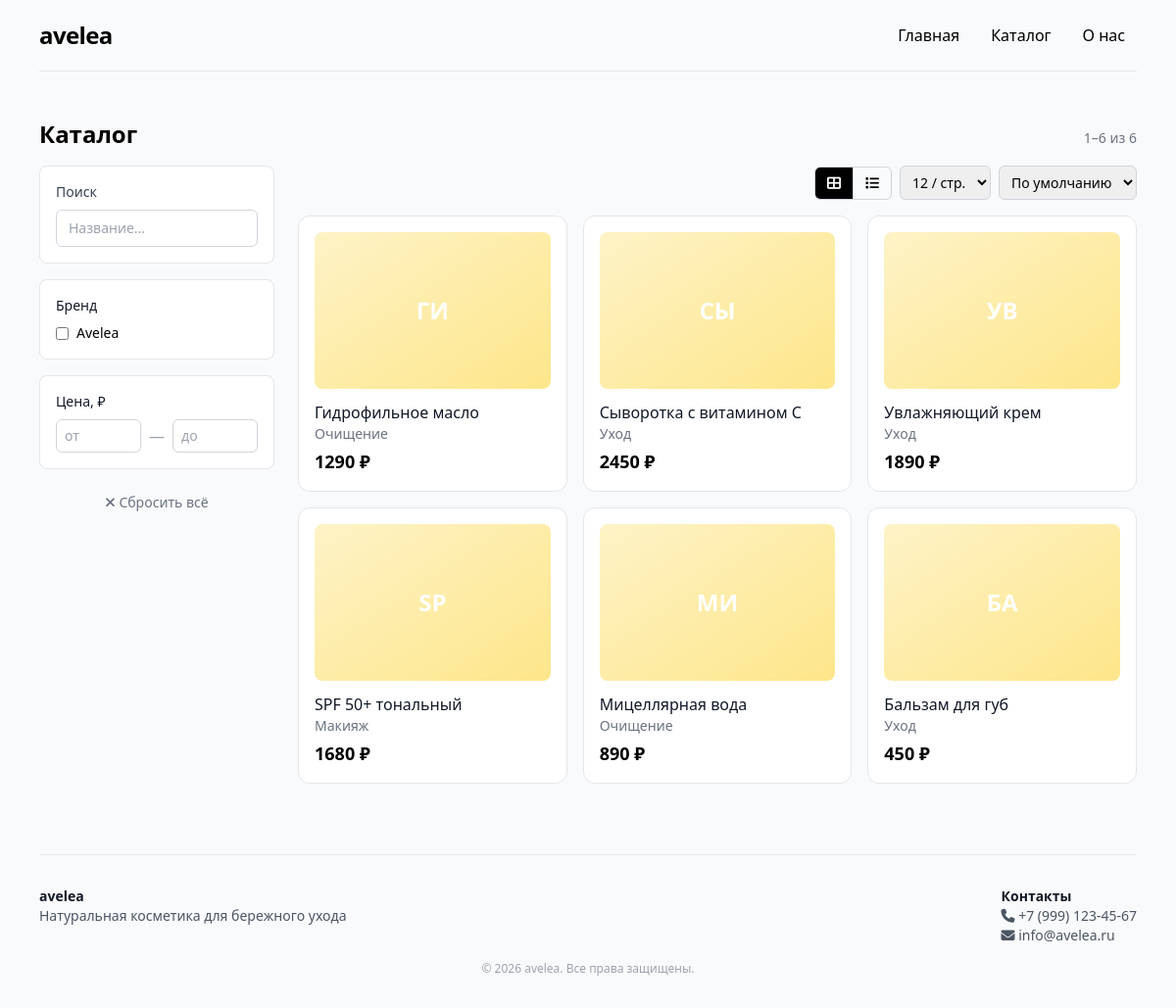
The app's page /catalog, older data.
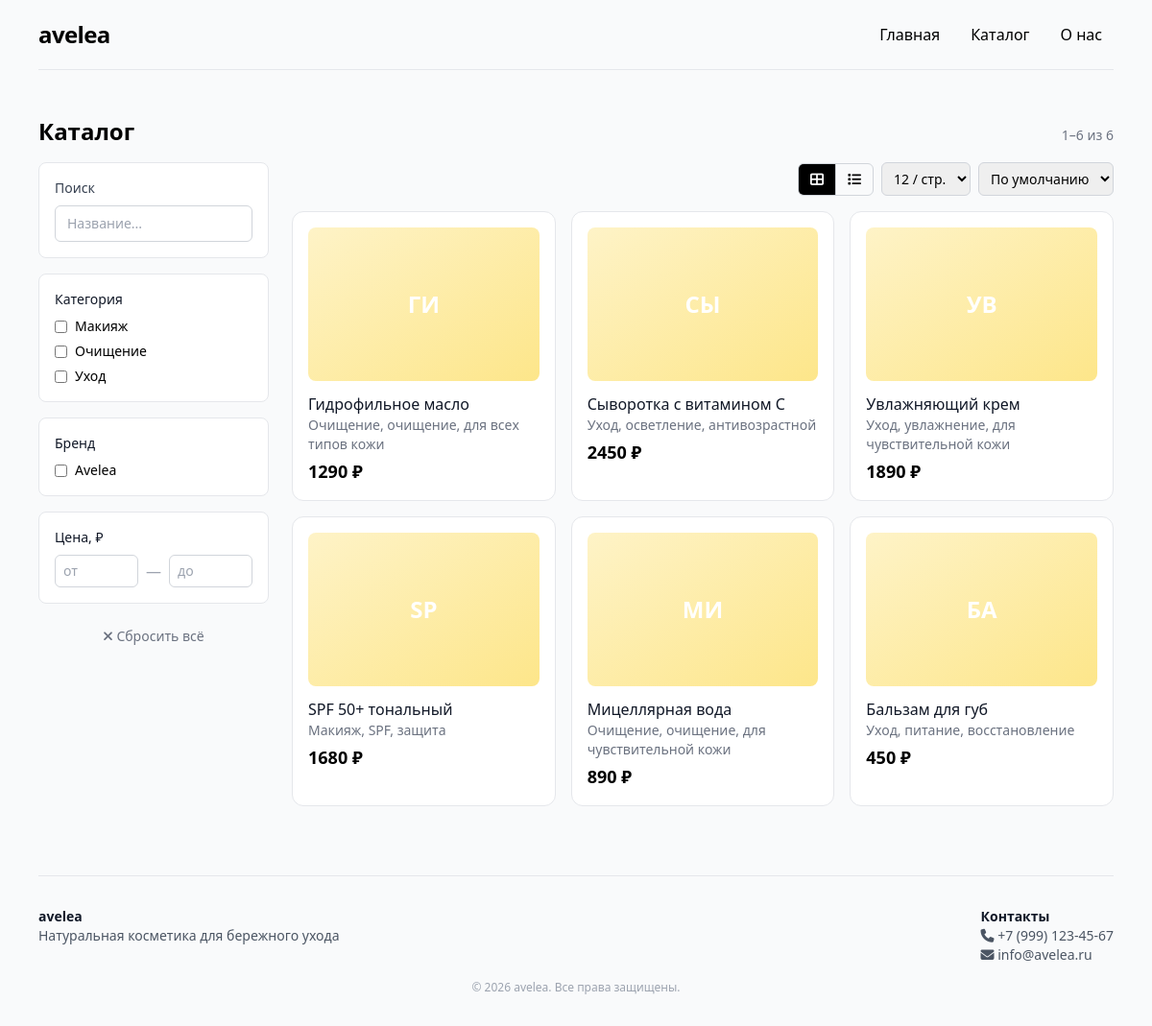
The same page, newer data.
### app/models.py (models this page shows)
class Product(Base):
    __tablename__ = "products"
    id = Column(Integer, primary_key=True, index=True)
    name = Column(String(200), nullable=False)
    category = Column(String(300), nullable=True)
    brand = Column(String(100), nullable=True)
    price = Column(Integer, nullable=False)
    popular = Column(Boolean, default=False)
    description = Column(Text, nullable=True)
    volume = Column(String(50), nullable=True)
    image = Column(String(200), nullable=True)
    tags = Column(String(200), nullable=True)

class Category(Base):
    __tablename__ = "categories"
    id = Column(Integer, primary_key=True, index=True)
    name = Column(String(100), unique=True, nullable=False, index=True)

### app/main.py (the view)
@app.get("/catalog", response_class=HTMLResponse)
async def catalog(request: Request, db: Session = Depends(get_db)):
    params = request.query_params
    q = (params.get("q") or "").strip()
    selected_categories = params.getlist("category")
    selected_brands = params.getlist("brand")
    price_min = params.get("price_min") or ""
    price_max = params.get("price_max") or ""
    sort = params.get("sort") or ""
    view = params.get("view") or "grid"
    if view not in ("grid", "list"):
        view = "grid"
    try:
        per_page = int(params.get("per_page") or ALLOWED_PER_PAGE[0])
    except ValueError:
        per_page = ALLOWED_PER_PAGE[0]
    if per_page not in ALLOWED_PER_PAGE:
        per_page = ALLOWED_PER_PAGE[0]
    try:
        page = int(params.get("page") or 1)
    except ValueError:
        page = 1
    if page < 1:
        page = 1
    query = db.query(Product)
    if q:
        query = query.filter(Product.name.ilike(f"%{q}%"))
    if selected_categories:
        query = query.filter(or_(*[Product.category.ilike(f"%{c}%") for c in selected_categories]))
    if selected_brands:
        query = query.filter(Product.brand.in_(selected_brands))
    if price_min:
        try:
            query = query.filter(Product.price >= int(price_min))
        except ValueError:
            pass
    if price_max:
        try:
            query = query.filter(Product.price <= int(price_max))
        except ValueError:
            pass
    if sort == "price_asc":
        query = query.order_by(Product.price.asc())
    elif sort == "price_desc":
        query = query.order_by(Product.price.desc())
    elif sort == "name":
        query = query.order_by(Product.name.asc())
    elif sort == "popular":
        query = query.order_by(Product.popular.desc(), Product.id.asc())
    else:
        query = query.order_by(Product.id.asc())
    total_count = query.count()
    total_pages = max(1, (total_count + per_page - 1) // per_page)
    if page > total_pages:
        page = total_pages
    products = query.offset((page - 1) * per_page).limit(per_page).all()
    all_categories = [c.name for c in db.query(Category).order_by(Category.name).all()]
    all_brands = [b[0] for b in db.query(Product.brand).distinct().all() if b[0]]
    active_filters = []
    if q:
        active_filters.append({"label": f"Поиск: {q}", "remove_url": build_filter_url(params, "q")})
    for c in selected_categories:
        active_filters.append({"label": c, "remove_url": build_filter_url(params, "category", c)})
    for b in selected_brands:
        active_filters.append({"label": b, "remove_url": build_filter_url(params, "brand", b)})
    if price_min:
        active_filters.append({"label": f"от {price_min} ₽", "remove_url": build_filter_url(params, "price_min")})
    if price_max:
        active_filters.append({"label": f"до {price_max} ₽", "remove_url": build_filter_url(params, "price_max")})
    start_idx = (page - 1) * per_page + 1 if total_count else 0
    end_idx = min(page * per_page, total_count)
    return templates.TemplateResponse("catalog.html", {
        "request": request,
        "products": products,
        "total_count": total_count,
        "start_idx": start_idx,
        "end_idx": end_idx,
        "categories": all_categories,
        "brands": all_brands,
        "selected_categories": selected_categories,
        "selected_brands": selected_brands,
        "price_min": price_min,
        "price_max": price_max,
        "q": q,
        "sort": sort,
        "view": view,
        "per_page": per_page,
        "per_page_options": ALLOWED_PER_PAGE,
        "page": page,
        "total_pages": total_pages,
        "page_items": make_page_items(page, total_pages, params),
        "active_filters": active_filters,
        "reset_url": build_reset_url(view, per_page),
    })

### app/templates/catalog.html (shortened to what this page needs)
{% extends "base.html" %}
{% block content %}
<div class="flex flex-wrap items-baseline justify-between gap-3 mb-4">
    <h2 class="text-2xl font-semibold">Каталог</h2>
    <span class="text-sm text-gray-500">
        {% if total_count %}
            {{ start_idx }}–{{ end_idx }} из {{ total_count }}
        {% else %}
            Ничего не найдено
        {% endif %}
    </span>
</div>
<form method="get" action="/catalog" id="filters-form" autocomplete="off">
    <div class="grid grid-cols-1 md:grid-cols-[240px_1fr] gap-6">
        <aside class="space-y-4">
            <div class="bg-white border border-gray-200 rounded-lg p-4">
                <label class="block text-sm font-medium text-gray-700 mb-2">Поиск</label>
                <input type="search" name="q" value="{{ q }}" placeholder="Название..."
                       autocomplete="off"
                       class="w-full border border-gray-300 rounded-md px-3 py-2 text-sm focus:outline-none focus:ring-2 focus:ring-black">
            </div>
            {% if categories %}
            <div class="bg-white border border-gray-200 rounded-lg p-4">
                <h3 class="font-medium text-sm text-gray-900 mb-2">Категория</h3>
                <div class="space-y-1.5">
                    {% for cat in categories %}
                    <label class="flex items-center gap-2 text-sm cursor-pointer hover:text-black">
                        <input type="checkbox" name="category" value="{{ cat }}"
                               autocomplete="off"
                               onchange="this.form.submit()"
                               class="rounded border-gray-300 text-black focus:ring-black">
                        {{ cat }}
                    </label>
                    {% endfor %}
                </div>
            </div>
            {% endif %}
            {% if brands %}
            <div class="bg-white border border-gray-200 rounded-lg p-4">
                <h3 class="font-medium text-sm text-gray-900 mb-2">Бренд</h3>
                <div class="space-y-1.5">
                    {% for brand in brands %}
                    <label class="flex items-center gap-2 text-sm cursor-pointer hover:text-black">
                        <input type="checkbox" name="brand" value="{{ brand }}"
                               autocomplete="off"
                               onchange="this.form.submit()"
                               class="rounded border-gray-300 text-black focus:ring-black">
                        {{ brand }}
                    </label>
                    {% endfor %}
                </div>
            </div>
            {% endif %}
            <div class="bg-white border border-gray-200 rounded-lg p-4">
                <h3 class="font-medium text-sm text-gray-900 mb-2">Цена, ₽</h3>
                <div class="flex gap-2 items-center">
                    <input type="number" name="price_min" value="{{ price_min }}" placeholder="от" min="0"
                           autocomplete="off"
                           class="w-full border border-gray-300 rounded-md px-2 py-1.5 text-sm focus:outline-none focus:ring-2 focus:ring-black"
                           onchange="this.form.submit()">
                    <span class="text-gray-400">—</span>
                    <input type="number" name="price_max" value="{{ price_max }}" placeholder="до" min="0"
                           autocomplete="off"
                           class="w-full border border-gray-300 rounded-md px-2 py-1.5 text-sm focus:outline-none focus:ring-2 focus:ring-black"
                           onchange="this.form.submit()">
                </div>
            </div>
            <a href="{{ reset_url }}"
               onclick="event.preventDefault(); document.getElementById('filters-form').reset(); window.location.href='{{ reset_url }}';"
               class="block text-center text-sm text-gray-500 hover:text-black py-2 cursor-pointer">
                <i class="fas fa-times"></i> Сбросить всё
            </a>
        </aside>
        <div>
            <div class="flex flex-wrap items-start justify-between gap-3 mb-4">
                <div class="flex flex-wrap items-center gap-2">
                    <div class="inline-flex border border-gray-300 rounded-md overflow-hidden">
                        <label class="cursor-pointer">
                            <span class="px-3 py-1.5 text-sm inline-block
                                         peer-checked:bg-black peer-checked:text-white hover:bg-gray-100">
                                <i class="fas fa-th-large"></i>
                            </span>
                        </label>
                        <label class="cursor-pointer">
                            <span class="px-3 py-1.5 text-sm inline-block border-l border-gray-300
                                         peer-checked:bg-black peer-checked:text-white hover:bg-gray-100">
                                <i class="fas fa-list"></i>
                            </span>
                        </label>
                    </div>
                    <select name="per_page" onchange="this.form.submit()" autocomplete="off"
                            title="Товаров на странице"
                            class="border border-gray-300 rounded-md px-2 py-1.5 text-sm focus:outline-none focus:ring-2 focus:ring-black">
                        {% for n in per_page_options %}
                        <option value="{{ n }}" {% if per_page == n %}selected{% endif %}>{{ n }} / стр.</option>
                        {% endfor %}
                    </select>
                    <select name="sort" onchange="this.form.submit()" autocomplete="off"
                            class="border border-gray-300 rounded-md px-2 py-1.5 text-sm focus:outline-none focus:ring-2 focus:ring-black">
                        <option value=""           {% if not sort %}selected{% endif %}>По умолчанию</option>
                    </select>
                </div>
            </div>
            {% if products %}
                {% if view == 'grid' %}
                <div class="grid grid-cols-2 lg:grid-cols-3 gap-4">
                    {% for product in products %}
                    <a href="/product/{{ product.id }}"
                       class="border border-gray-200 rounded-xl overflow-hidden hover:shadow-md transition bg-white p-4 block">
                        {% if product.image %}
                        <img src="{{ product.image }}" alt="{{ product.name }}"
                             class="w-full h-40 object-cover rounded-lg mb-3">
                        {% else %}
                        <div class="w-full h-40 bg-gradient-to-br from-amber-100 to-amber-200 rounded-lg mb-3 flex items-center justify-center text-2xl font-bold text-white">
                            {{ product.name[:2].upper() }}
                        </div>
                        {% endif %}
                        <h3 class="font-medium text-gray-900">{{ product.name }}</h3>
                        <p class="text-sm text-gray-500">
                            {{ product.category.replace(',', ', ') if product.category else "" }}
                        </p>
                        <p class="text-lg font-semibold mt-1">{{ product.price|int }} ₽</p>
                    </a>
                    {% endfor %}
                </div>
                {% endif %}
            {% endif %}
        </div>
    </div>
</form>
{% endblock %}

### app/templates/base.html (shortened to what this page needs)
<!DOCTYPE html>
<html lang="ru">
<head>
    <script src="https://cdn.tailwindcss.com"></script>
    <link rel="stylesheet" href="https://cdnjs.cloudflare.com/ajax/libs/font-awesome/6.7.1/css/all.min.css">
</head>
<body class="bg-gray-50">
    <div class="container mx-auto px-4 max-w-6xl">
        <nav class="flex flex-wrap items-center justify-between py-4 border-b border-gray-200 mb-6">
            <a href="/" class="text-2xl font-semibold tracking-tight hover:opacity-80">
                avelea
            </a>
            <div class="flex gap-1 sm:gap-2 flex-wrap items-center">
                <a href="/" class="px-3 py-2 rounded-lg hover:bg-gray-100 text-sm sm:text-base">Главная</a>
                <a href="/catalog" class="px-3 py-2 rounded-lg hover:bg-gray-100 text-sm sm:text-base">Каталог</a>
                <a href="/about" class="px-3 py-2 rounded-lg hover:bg-gray-100 text-sm sm:text-base">О нас</a>
            </div>
        </nav>
        <main class="py-6 min-h-[60vh]">
            {% block content %}{% endblock %}
        </main>
        <footer class="mt-12 py-8 border-t border-gray-200 text-sm text-gray-600">
            <div class="flex flex-wrap justify-between gap-6">
                <div>
                    <h4 class="font-semibold text-gray-900">avelea</h4>
                    <p>Натуральная косметика для бережного ухода</p>
                </div>
                <div>
                    <h4 class="font-semibold text-gray-900">Контакты</h4>
                    <p><i class="fas fa-phone"></i> +7 (999) 123-45-67</p>
                    <p><i class="fas fa-envelope"></i> info@avelea.ru</p>
                </div>
            </div>
            <div class="mt-4 text-center text-gray-400 text-xs">
                © 2026 avelea. Все права защищены.
            </div>
        </footer>
    </div>
</body>
</html>

Row changes from the older to the newer data that the page shows:
added Category: name "Макияж"
added Category: name "Очищение"
added Category: name "Уход"
changed Product "ГИ": category "Очищение" → "Очищение, очищение, для всех типов кожи"
changed Product "СЫ": category "Уход" → "Уход, осветление, антивозрастной"
changed Product "УВ": category "Уход" → "Уход, увлажнение, для чувствительной кожи"
changed Product "SP": category "Макияж" → "Макияж, SPF, защита"
changed Product "МИ": category "Очищение" → "Очищение, очищение, для чувствительной кожи"
changed Product "БА": category "Уход" → "Уход, питание, восстановление"
Text that changed along with them:
text now shown: "Категория"
